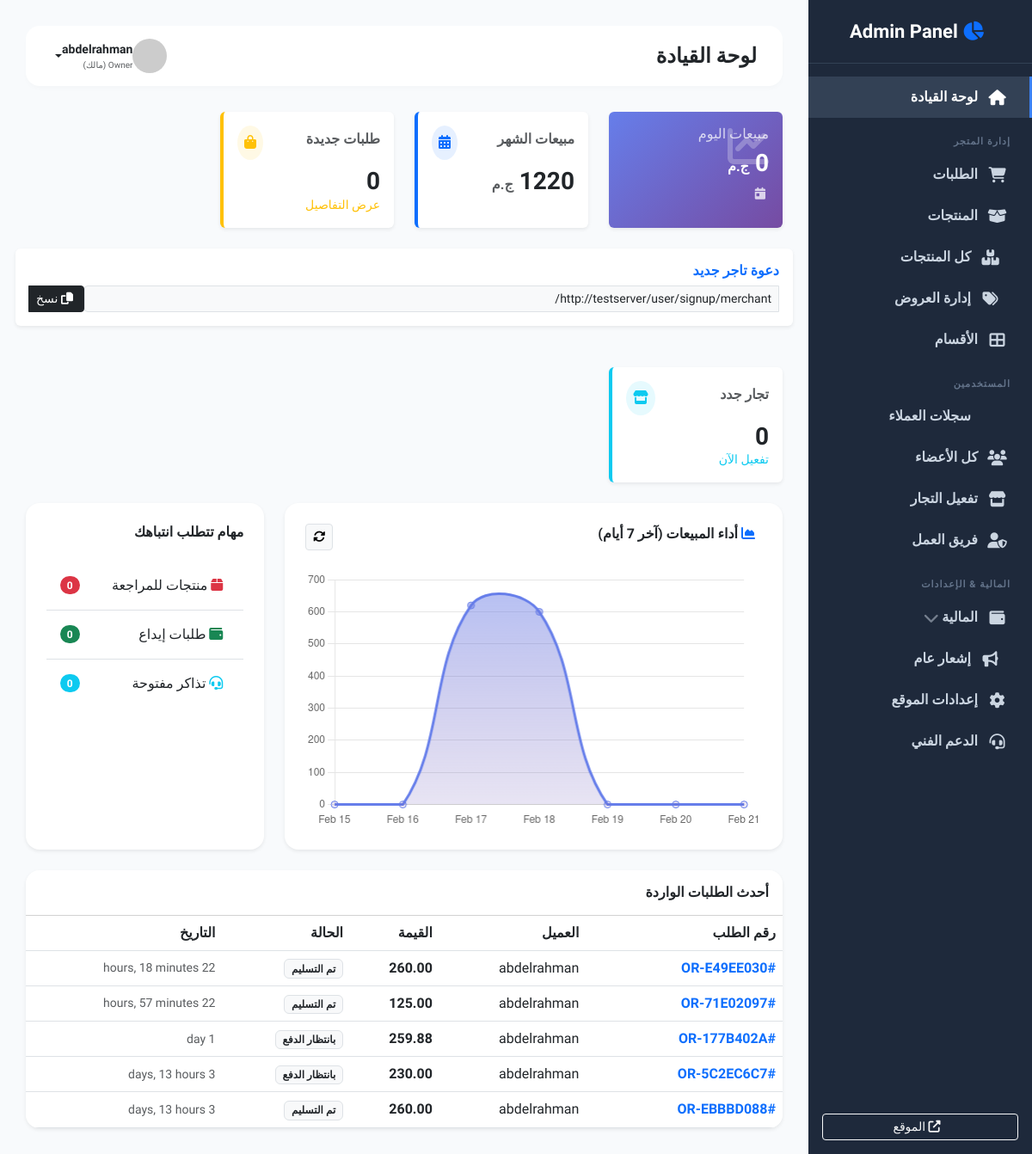
The app's page /super/ (signed in), older data.
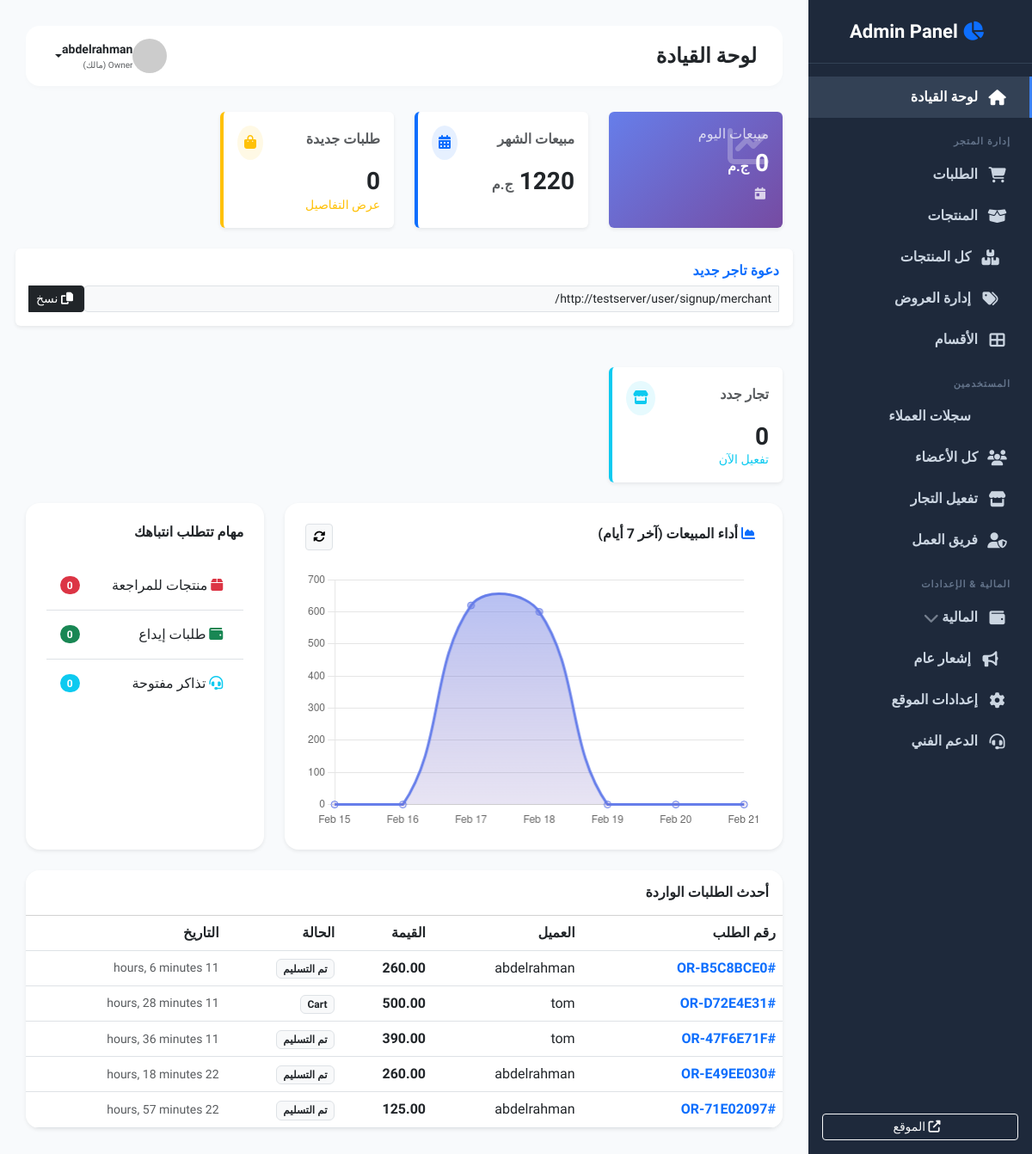
The same page, newer data.
### store/models.py (models this page shows, shortened)
class Order(models.Model):
    class Status(models.TextChoices):
        CART = "CART",
        WAITING_PAYMENT = "WAITING_PAYMENT", "بانتظار الدفع" # <--- جديد
        PENDING = "PENDING", "قيد الانتظار"
        APPROVED = "APPROVED", "تم التأكيد"
        SHIPPED = "SHIPPED", "تم الشحن"
        DELIVERED = "DELIVERED", "تم التسليم"
        RETURNED = "RETURNED", "مرتجع"
        CANCELLED = "CANCELLED", "ملغي"
    order_id = models.CharField(max_length=20, unique=True, editable=False, verbose_name="رقم الطلب")
    customer = models.ForeignKey(settings.AUTH_USER_MODEL, on_delete=models.PROTECT, related_name='orders', verbose_name="العميل")
    is_confirmed_by_customer = models.BooleanField(null=True, blank=True, verbose_name="تأكيد العميل")
    rejection_reason = models.TextField(blank=True, null=True, verbose_name="سبب الرفض")
    rating = models.PositiveIntegerField(default=0, verbose_name="التقييم (1-5)")
    merchant = models.ForeignKey(MerchantProfile, on_delete=models.PROTECT, null=True, blank=True, related_name='merchant_orders')    # تفاصيل العنوان (يتم حفظها كنص لضمان عدم تغيرها في السجلات التاريخية)
    shipping_address = models.TextField(verbose_name="عنوان الشحن")
    shipping_phone = models.CharField(max_length=15, verbose_name="رقم التواصل")
    total_products_price = models.DecimalField(max_digits=10, decimal_places=2, default=0, verbose_name="إجمالي المنتجات")
    shipping_cost = models.DecimalField(max_digits=10, decimal_places=2, default=0, verbose_name="تكلفة الشحن")
    platform_fees = models.DecimalField(max_digits=10, decimal_places=2, default=0, verbose_name="رسوم المنصة") # 3 EGP + 2.75%
    final_total = models.DecimalField(max_digits=10, decimal_places=2, default=0, verbose_name="الإجمالي النهائي")
    status = models.CharField(max_length=20, choices=Status.choices, default=Status.PENDING, verbose_name="حالة الطلب")
    created_at = models.DateTimeField(auto_now_add=True, verbose_name="تاريخ الطلب")
    governorate = models.ForeignKey(Governorate, on_delete=models.SET_NULL, null=True, blank=True, verbose_name="المحافظة")
    is_first_order = models.BooleanField(default=False, verbose_name="أول طلب (شحن مجاني)")
    class PaymentMethod(models.TextChoices):
        COD = "COD", "الدفع عند الاستلام"
        ONLINE = "ONLINE", "دفع إلكتروني (Paymob)"
        WALLET = "WALLET", "محفظة إلكترونية" # <--- الجديد
    payment_method = models.CharField(max_length=10, choices=PaymentMethod.choices, default=PaymentMethod.COD, verbose_name="طريقة الدفع")

### accounts/models.py (models this page shows, shortened)
class User(AbstractUser):
    class Role(models.TextChoices):
        CUSTOMER = "CUSTOMER", "عميل"
        MERCHANT = "MERCHANT", "تاجر"
        OWNER = "OWNER", "Owner (مالك)"
        ADMIN_LVL2 = "ADMIN_LVL2", "مشرف درجة ثانية"
        ADMIN_LVL3 = "ADMIN_LVL3", "مشرف درجة ثالثة"
    role = models.CharField(max_length=20, choices=Role.choices, default=Role.CUSTOMER)
    phone_primary = models.CharField(max_length=15, unique=True, verbose_name="رقم الهاتف")
    phone_secondary = models.CharField(max_length=15, blank=True, null=True)
    device_id = models.CharField(max_length=255, blank=True, null=True)
    is_banned = models.BooleanField(default=False)
    custom_role = models.ForeignKey(CustomRole, on_delete=models.SET_NULL, null=True, blank=True)
    referral_code = models.CharField(max_length=10, unique=True, blank=True, null=True)
    invited_by = models.ForeignKey('self', on_delete=models.SET_NULL, null=True, blank=True, related_name='invitees')
    referral_balance = models.DecimalField(max_digits=10, decimal_places=2, default=0.00, verbose_name="رصيد الدعوات")

### supervisor/views.py (the view)
# urls.py: path('', views.supervisor_dashboard, name='supervisor_dashboard'),
@login_required
def supervisor_dashboard(request):
    if not is_supervisor(request.user): return redirect('home')
    pending_orders = Order.objects.filter(status=Order.Status.PENDING).count()
    pending_products = Product.objects.filter(is_active=False).count()
    pending_deposits = DepositRequest.objects.filter(status=DepositRequest.Status.PENDING).count()
    new_merchants = MerchantProfile.objects.filter(is_approved=False).count()
    today = timezone.now().date()
    start_of_month = today.replace(day=1)
    sales_today = WalletTransaction.objects.filter(
        transaction_type='SALE', amount__gt=0, created_at__date=today
    ).aggregate(Sum('amount'))['amount__sum'] or 0
    sales_month = WalletTransaction.objects.filter(
        transaction_type='SALE', amount__gt=0, created_at__date__gte=start_of_month
    ).aggregate(Sum('amount'))['amount__sum'] or 0
    last_7_days = today - timedelta(days=6)
    chart_data = WalletTransaction.objects.filter(
        transaction_type='SALE', amount__gt=0, created_at__date__gte=last_7_days
    ).annotate(day=TruncDay('created_at')).values('day').annotate(total=Sum('amount')).order_by('day')
    days_labels = []
    sales_values = []
    current_date = last_7_days
    data_dict = {entry['day'].date(): entry['total'] for entry in chart_data}
    for i in range(7):
        day_val = data_dict.get(current_date, 0)
        days_labels.append(current_date.strftime("%d %b")) # 15 Feb
        sales_values.append(float(day_val))
        current_date += timedelta(days=1)
    recent_orders = Order.objects.all().select_related('customer').order_by('-created_at')[:5]
    context = {
        'pending_orders': pending_orders,
        'pending_products': pending_products,
        'pending_deposits': pending_deposits,
        'new_merchants': new_merchants,
        'sales_today': sales_today,
        'sales_month': sales_month,
        'chart_labels': json.dumps(days_labels),
        'chart_data': json.dumps(sales_values),
        'recent_orders': recent_orders,
    }
    return render(request, 'supervisor/dashboard.html', context)

### store/context_processors.py (called while the page is built)
def site_settings(request):
    settings = SiteSetting.objects.first()
    return {'site_settings': settings}

### supervisor/views.py (called while the page is built)
def is_supervisor(user):
    return user.is_superuser or user.role in [User.Role.ADMIN_LVL2, User.Role.ADMIN_LVL3, User.Role.OWNER]

### templates/supervisor/dashboard.html (shortened to what the changed rows need)
{% extends 'supervisor/base_supervisor.html' %}
{% block content %}
<div class="card border-0 shadow-sm rounded-4 overflow-hidden">
    <div class="table-responsive">
        <table class="table align-middle mb-0">
            <thead class="bg-light">
                <tr>
                    <th class="ps-4">رقم الطلب</th>
                    <th>العميل</th>
                    <th>القيمة</th>
                    <th>الحالة</th>
                    <th>التاريخ</th>
                </tr>
            </thead>
            <tbody>
                {% for order in recent_orders %}
                <tr>
                    <td class="ps-4 fw-bold text-primary">#{{ order.order_id }}</td>
                    <td>{{ order.customer.first_name }}</td>
                    <td class="fw-bold">{{ order.final_total }}</td>
                    <td>
                        <span class="badge bg-light text-dark border">{{ order.get_status_display }}</span>
                    </td>
                    <td class="text-muted small">{{ order.created_at|timesince }}</td>
                </tr>
                {% empty %}
                <tr><td colspan="5" class="text-center py-4">لا توجد طلبات.</td></tr>
                {% endfor %}
            </tbody>
        </table>
    </div>
</div>
<script>
    const ctx = document.getElementById('salesChart').getContext('2d');
    // بيانات من جانجو
    const labels = JSON.parse('{{ chart_labels|safe }}');
    const data = JSON.parse('{{ chart_data|safe }}');
    const gradient = ctx.createLinearGradient(0, 0, 0, 400);
    gradient.addColorStop(0, 'rgba(102, 126, 234, 0.5)');
    gradient.addColorStop(1, 'rgba(118, 75, 162, 0.0)');
    new Chart(ctx, {
        type: 'line',
        data: {
            labels: labels,
            datasets: [{
                label: 'المبيعات',
                data: data,
                borderColor: '#667eea',
                backgroundColor: gradient,
                fill: true,
                tension: 0.4,
                pointRadius: 4,
                pointHoverRadius: 6
            }]
        },
        options: {
            responsive: true,
            maintainAspectRatio: false,
            plugins: { legend: { display: false } },
            scales: {
                y: { beginAtZero: true, grid: { borderDash: [5, 5] } },
                x: { grid: { display: false } }
            }
        }
    });
</script>
{% endblock %}

Row changes from the older to the newer data that the page shows:
no longer on this page (row unchanged): Order: order_id "OR-177B402A", customer.first_name "abdelrahman", final_total "259.88", status "بانتظار الدفع", created_at "1 day"
no longer on this page (row unchanged): Order: order_id "OR-5C2EC6C7", customer.first_name "abdelrahman", final_total "230.00", status "بانتظار الدفع", created_at "3 days, 13 hours"
no longer on this page (row unchanged): Order: order_id "OR-EBBBD088", customer.first_name "abdelrahman", final_total "260.00", status "تم التسليم", created_at "3 days, 13 hours"
added Order: order_id "OR-B5C8BCE0", customer.first_name "abdelrahman", final_total "260.00", status "تم التسليم", created_at "11 hours, 6 minutes"
added Order: order_id "OR-D72E4E31", customer.first_name "tom", final_total "500.00", status "Cart", created_at "11 hours, 28 minutes"
added Order: order_id "OR-47F6E71F", customer.first_name "tom", final_total "390.00", status "تم التسليم", created_at "11 hours, 36 minutes"
